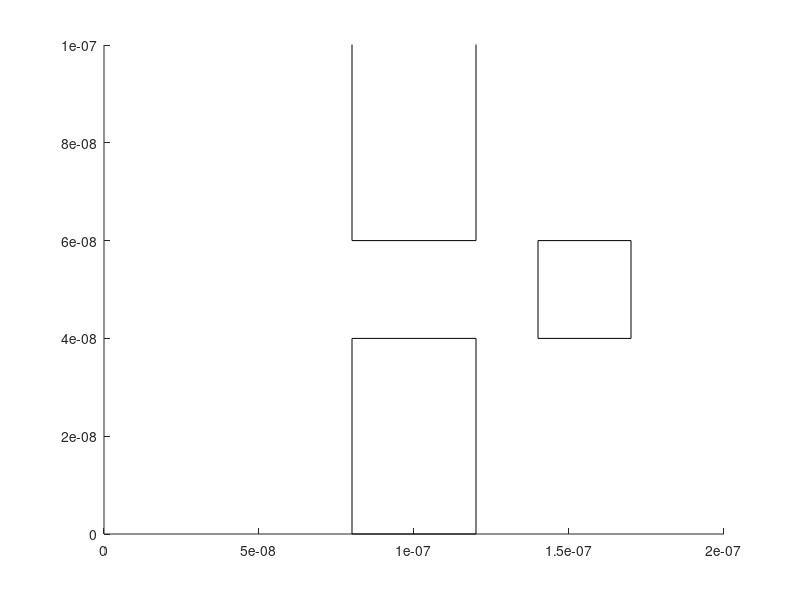

Here is the MATLAB script that generated this plot: (Note: this script raises an error after producing the figure.)
clearvars; close all
set(0,'DefaultFigureWindowStyle','docked')
T = 300;
kb = 1.38064852*10^-23;
kt = 1.38064852*10^-23*T;
m = (9.10938356*10^-31)*0.26;
vth = sqrt(2*kt/m);
width = 200e-9;
height = 100e-9;
n = 100;
xp = zeros(n,1);
x = ((0.1e-7)-0.05e-7).*rand(n,1)+0.05e-7;
y = ((0.55e-7)-0.45e-7).*rand(n,1)+0.45e-7;
yp = zeros(n,1);
Nt = 100;
tmn = 0.2e-12;
dt = (1/20)*(width/vth) ;
sample = randi(n,10,1);
vx =  ((rand(n,1)* 2) -1) * vth;
vy = sqrt(vth^2 - vx.^2).*(round(rand(n,1))*2 -1) ;
%maxwell-boltzmann distribution
nx = ((m/(2*kb*pi*T))^(1/2))*exp(-(m*vx.^2)/(2*kb*T));
ny = (m/(2*kb*pi*T))^(1/2)*exp(-(m*vy.^2)/(2*kb*T));
randomspeedx =randn(100,1) *sqrt(kt/m)+vth;
randomspeedy = randn(100,1)*sqrt(kt/m)+vth;

boxes = {};
boxes{1}.X = [0.8 0.4]*1e-7;
boxes{1}.Y = [0.6 1]*1e-7;
boxes{2}.X = [0.8 0.4]*1e-7;
boxes{2}.Y = [0 0.4]*1e-7;
boxes{3}.X = [1.4 0.3]*1e-7;
boxes{3}.Y = [0.4 0.2]*1e-7;



% retangle(xmin ymin howwide howlong)
for z = 1:3
hold on
rectangle('position',[boxes{z}.X(1), boxes{z}.Y(1),boxes{z}.X(2),boxes{z}.Y(2)])
axis([0 width 0 height])
end



for t =1:Nt  
    
    %position calculations 
    xp = x;
    yp = y;
    x = x + (randomspeedx)*dt ;
    y = y + (randomspeedy)*dt ;
    
    
    %scattering probabilty
    Pscat = 1-exp(-dt/tmn);
    if Pscat >rand() 
        randomspeedx = randomspeedx(randi(10,100,1));
        randomspeedy = randomspeedy(randi(10,100,1));
    end 
    
    % Boundary conditions 
    xp(x>0.8e-7 & x<1.2e-7&( y<0.4e-7 | y>0.6e-7)) = 0;
    x(x>0.8e-7 & x<1.2e-7&( y<0.4e-7 | y>0.6e-7)) = 0;
    %xp(x>1.4e-7 & x<1.7e-7 &( y>0.4e-7 | y<0.6e-7)) = width;
    %x(x>1.4e-7 & x<1.7e-7 &( y>0.4e-7 | y<0.6e-7)) = width;
    randomspeedy(x>=0.8e-7 & x<=1.2e-7 &( y<=0.4e-7 | y>=0.6e-7)  ) = -randomspeedy(x>=0.8e-7 & x<=1.2e-7 &( y<=0.4e-7 | y>=0.6e-7));
    randomspeedx(x>=0.8e-7 & xp<=0.8e-7 &( y<=0.4e-7 | y>=0.6e-7)) = -randomspeedx(x>=0.8e-7 & xp<=0.8e-7 &( y<=0.4e-7 | y>=0.6e-7));
    randomspeedx(x<=1.2e-7 & xp>=1.2e-7 &( y<=0.4e-7 | y>=0.6e-7)) = -randomspeedx(x<=1.2e-7 & xp>=1.2e-7 &( y<=0.4e-7 | y>=0.6e-7));
    randomspeedy(x>=1.4e-7 & x<=1.7e-7 &( y>=0.4e-7 | y<=0.6e-7)  ) = -randomspeedy(x>=1.4e-7 & x<=1.7e-7 &( y>=0.4e-7 | y<=0.6e-7));
    randomspeedx(x>=1.4e-7 & xp<=1.4e-7 &( y>=0.4e-7 | y<=0.6e-7)) = -randomspeedx(x>=1.4e-7 & xp<=1.4e-7 &( y>=0.4e-7 | y<=0.6e-7));
    randomspeedx(x<=1.7e-7 & xp>=1.7e-7 &( y>=0.4e-7 | y<=0.6e-7)) = -randomspeedx(x<=1.7e-7 & xp>=1.7e-7 &( y>=0.4e-7 | y<=0.6e-7));
    xp(x>width) = 0;
    x(x>width) = x(x>width)-width;
    xp(x<0) = width;
    x(x<0) = width+x(x<0);
    randomspeedy(y>height) = -randomspeedy(y>height);
    randomspeedy(y<0) = -randomspeedy(y<0);
    

    Vmean = mean(vx.^2 + vy.^2);
    %Velo = vx.^2 + vy.^2;
    temperature = (Vmean.^2.*m)/(2*kb);
    %plot(temperature)
    %histogram(randomspeedx)
    
    %ploting 
    for i = 1:length(sample)
        plot([xp(sample(i)),x(sample(i))],[yp(sample(i)),y(sample(i))],'Seriesindex',i)
        %title(['Temperature = ' num2str(temperature(i))])
        hold on 
    end
    
    pause(0.1)
end


